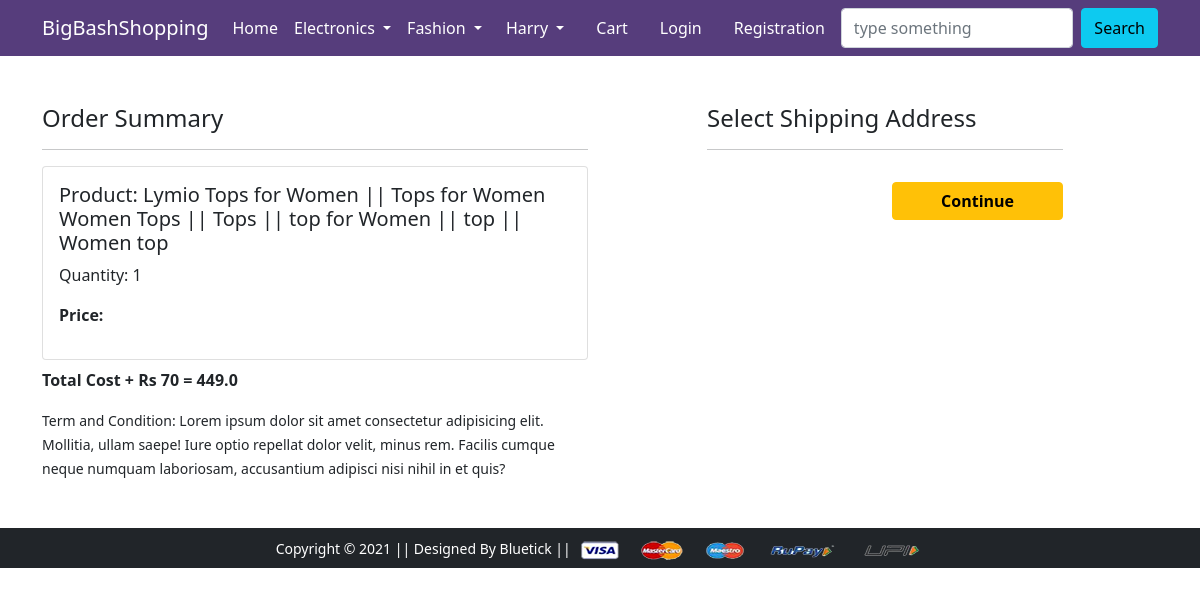
The app's page /checkout/ (signed in) with its own data.
### app/models.py (models this page shows, shortened)
class Cart(models.Model):
    user = models.ForeignKey(User, on_delete=models.CASCADE)
    product = models.ForeignKey(Product, on_delete=models.CASCADE)
    quantity = models.PositiveIntegerField(default =1)

class Product(models.Model):
    title = models.CharField(max_length=100)
    selling_price=models.FloatField()
    discounted_price=models.FloatField()
    description=models.TextField()
    brand = models.CharField(max_length=200)
    category = models.CharField(choices = CATEGORY_CHOICES,max_length=2)
    product_image = models.ImageField(upload_to='producting')

### app/views.py (the view)
# urls.py: path('checkout/', views.checkout, name='checkout'),
@login_required
def checkout(request):
    user = request.user
    add = Customer.objects.filter(user=user)
    cart_items = Cart.objects.filter(user=user)
    amount=0.0
    shipping_amount=70.0
    totalamount= 0.0
    cart_product = [p for p in Cart.objects.all() if p.user == request.user]
    if cart_product:
        for p in cart_product:
            tempamount=(p.quantity * p.product.discounted_price)
            amount+= tempamount
        totalamount= amount+ shipping_amount
    return render(request, 'app/checkout.html',{'add': add, 'totalamount':totalamount, 'cart_items':cart_items})

### app/templates/app/checkout.html (shortened to what this page needs)
{% extends 'app/base.html' %}
{% load static %}
{% block main-content %}
<div class="container">
 <div class="row mt-5">
  <div class="col-sm-6">
    <h4>Order Summary</h4>
    <hr>
    {% for item in cart_items %}
      <div class="card mb-2">
        <div class="card-body">
          <h5>Product: {{item.product.title}}</h5>
          <p>Quantity: {{item.quantity}}</p>
          <p class="fw-bold">Price: {{item.total_cost}} </p>
        </div>
      </div>
      {% endfor %}
      <p class="fw-bold">Total Cost + Rs 70 = {{totalamount}}</p>
    <small>Term and Condition: Lorem ipsum dolor sit amet consectetur adipisicing elit. Mollitia, ullam saepe! Iure optio repellat dolor velit, minus rem. Facilis cumque neque numquam laboriosam, accusantium adipisci nisi nihil in et quis?</small>
  </div>
  <div class="col-sm-4 offset-sm-1">
    <h4>Select Shipping Address</h4>
    <hr>
    <form action="/paymentdone">
        <div class="text-end">
          <button type="submit" class="btn btn-warning mt-3 px-5 fw-bold">Continue</button>
        </div>
      </form>
    </div>
  </div>
</div>
{% endblock main-content %}

### records on screen
Cart: product "Lymio Tops for Women || Tops for Women Women Tops || Tops || top for Women || top || Women top", quantity "1"

### other values on screen
{{ totalamount }} "449.0"
